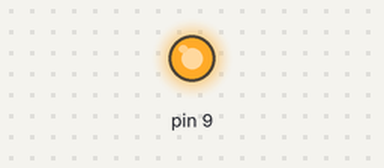
Recording of a sketch running on a simulated Arduino Uno, built with avr-gcc and run on an emulated ATmega328P. Shown: output pins drawn as LEDs (lit = HIGH).

Above: at 0.7 s.
At 5.2 s:
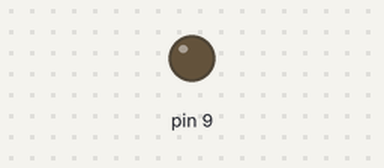
Timing chart, 0 to 6.9 s (numbered marks = the images above):
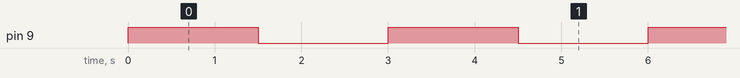

Measured:
- by itself, pin 9: alternates HIGH for 1.5 s and LOW for 1.5 s

The sketch:

XITKJ1_020.ino
```cpp
void setup() {
	//put your setup code here, to run once:
	pinMode(9, OUTPUT);
}
void loop() {
	//put your setup code here, to run repeatedly:
	digitalWrite(9, HIGH);//Pada pin 9, LED menyala
	delay(1500);
	digitalWrite(9, LOW);//Pada pin 9, LED mati
	delay(1500);//Tunda 1,5 sec pada saat mati
}
```
